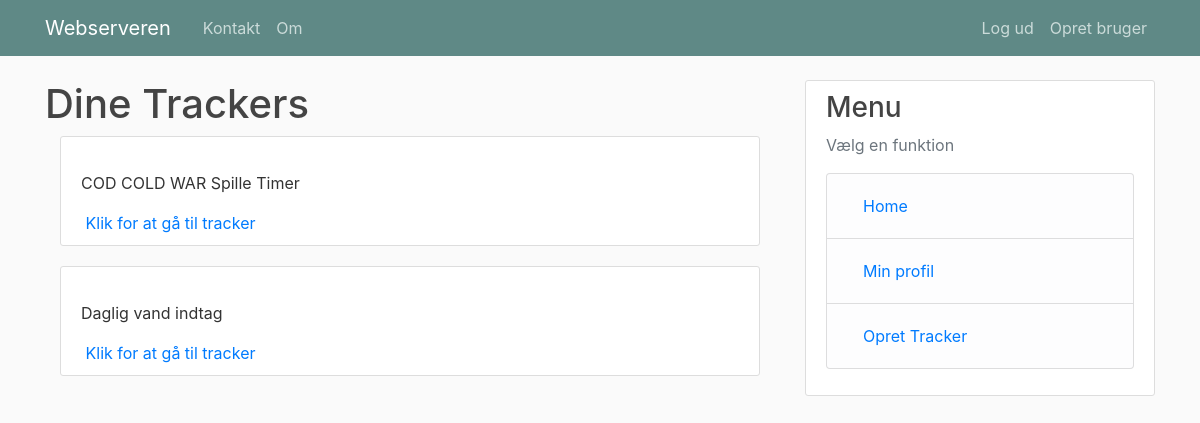
The app's page /vistracker (signed in), older data.
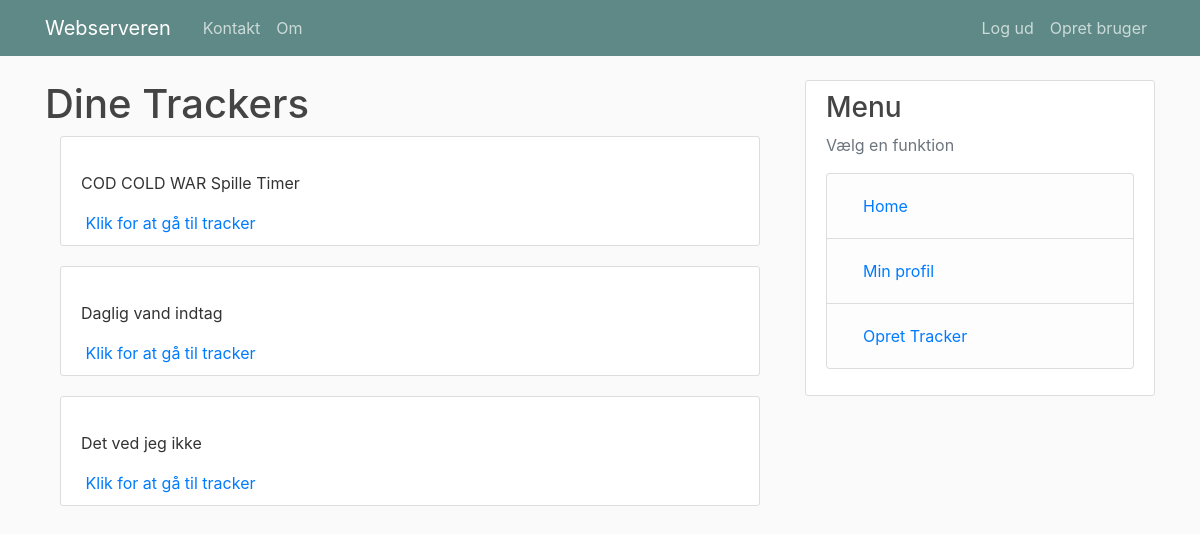
The same page, newer data.
### tables this page shows
CREATE TABLE Vars (
                id INTEGER PRIMARY KEY AUTOINCREMENT,
                userid INTEGER,
                navn TEXT,
                type INTEGER,
                view INTEGER);

### idea_house.py (the view)
@app.route("/vistracker", methods=['GET', 'POST'])
def vis_tracker():
    if 'currentuser' in session:
        if 'id' in request.args:
            if request.method == 'POST':
                a_input = request.form['input']
                a_id = request.args['id']
                print(a_input)
                print(a_id)
                data.add_track_data(a_input, a_id)
                graf = data.get_graf_list(a_id)
            tracker = data.get_tracker_list(session['currentuser'], trackerid = request.args['id'])
            show = False
            var = "text"
            list_fig_1 = []
            list_fig_2 = []
            for i in data.get_graf_list(1):
                data.list_fig_1.append(i[0])
                data.list_fig_2.append(i[1])
        else:
            tracker = data.get_tracker_list(session['currentuser'])
            show = True
            var = False
            update = False
        if 'input' in request.args:
            print("input: {}".format(input))
    else:
        tracker = []
    return my_render("vis.html", trackers = tracker, show_but= show, type_var= var)

### idea_datalayer.py (called while the page is built)
    def _get_db(self):
        db = g.get('_database', None)
        if db is None:
            db = g._databdase = sqlite3.connect(self.DATABASE)
        return db

    def close_connection(self):
        db = getattr(g, '_database', None)
        if db is not None:
            db.close()

    def get_tracker_list(self, userid, trackerid = None):
        db = self._get_db()
        c = db.cursor()
        if trackerid is not None:
            c.execute("SELECT navn FROM Vars WHERE id = ?", trackerid)
            t = c.fetchone()
            print("Trackeren er: {}".format(t[0]))
            c.execute("""SELECT Vars.id, navn, UserProfiles.username FROM Vars JOIN UserProfiles ON Vars.userid = UserProfiles.id WHERE navn LIKE ?""", (t[0],))
        else:
            c.execute("""SELECT Vars.id, navn, UserProfiles.username FROM Vars JOIN UserProfiles ON Vars.userid = UserProfiles.id WHERE userid = ?""",(userid,))
        tracker_list = []
        for i in c:
            tracker_list.append({'id':i[0], 'navn':i[1], 'user': i[2]})
        print(tracker_list)
        return tracker_list

### idea_house.py (called while the page is built)
@app.teardown_appcontext
def close_connection(exception):
    data.close_connection()

def my_render(template, **kwargs):
    login_status = get_login_status()
    if login_status:
        return render_template(template, loggedin=login_status, user = session['currentuser'], **kwargs)
    else:
        return render_template(template, loggedin=login_status, user = '', **kwargs)

def get_login_status():
    return 'currentuser' in session

### templates/vis.html (shortened to what this page needs)
{% extends "layout.html" %}
{% block content %}
{% if loggedin %}
<h1>Dine Trackers</h1>
<div class="container panel">
  {% for i in trackers %}
  <article class="media content-section">
    <div class="media-body">
      <p class="article-content">
        {{ i['navn'] }}
      </p>
      {% if show_but %}
      <a href="/vistracker?id={{ i['id'] }}">Klik for at gå til tracker</a>
      {% endif %}
    </div>
  </article>
  {% endfor %}
</div>
{% endif %}
{% endblock content %}

### templates/layout.html (shortened to what this page needs)
<!DOCTYPE html>
<html>
<head>
    <link rel="stylesheet" href="https://maxcdn.bootstrapcdn.com/bootstrap/4.0.0/css/bootstrap.min.css">
    <link rel="stylesheet" type="text/css" href="{{ url_for('static', filename='main.css') }}">
</head>
<body>
    <header class="site-header">
      <nav class="navbar navbar-expand-md navbar-dark bg-steel fixed-top">
        <div class="container">
          <a class="navbar-brand mr-4" href="/">Webserveren</a>
          <div class="collapse navbar-collapse" id="navbarToggle">
            <div class="navbar-nav mr-auto">
              <a class="nav-item nav-link" href="/contact">Kontakt</a>
              <a class="nav-item nav-link" href="/about">Om</a>
            </div>
            <div class="navbar-nav">
              {% if loggedin == True %}
                <a class="nav-item nav-link" href="/logout">Log ud</a>
              {% else %}
                <a class="nav-item nav-link" href="/login">Login</a>
              {% endif %}
              <a class="nav-item nav-link" href="/register">Opret bruger</a>
            </div>
          </div>
        </div>
      </nav>
    </header>
    <main role="main" class="container">
      <div class="row">
        <div class="col-md-8">
          {% block content %}{% endblock %}
        </div>
        <div class="col-md-4">
          <div class="content-section">
            <h3>Menu</h3>
            <p class='text-muted'>Vælg en funktion
              <ul class="list-group">
                <li class="list-group-item list-group-item-light"><a class="nav-item nav-link" href="/home">Home</a></li>
                <li class="list-group-item list-group-item-light"><a class="nav-item nav-link" href="/profil">Min profil</a></li>
                <li class="list-group-item list-group-item-light"><a class="nav-item nav-link" href="/new_tracker">Opret Tracker</a></li>
              </ul>
            </p>
          </div>
        </div>
      </div>
    </main>
</body>
</html>

### static/main.css (style rules this page uses)
body { background: #fafafa; color: #333333; margin-top: 5rem; }
h1, h2, h3, h4, h5, h6 { color: #444444; }
.bg-steel { background-color: #5f8986; }
.site-header .navbar-nav .nav-link { color: #cbdbd9; }
.content-section { background: #ffffff; padding: 10px 20px; border: 1px solid #dddddd; border-radius: 3px; margin-bottom: 20px; }
.article-content { white-space: pre-line; }

Row changes from the older to the newer data that the page shows:
added Vars: navn "Det ved jeg ikke"
